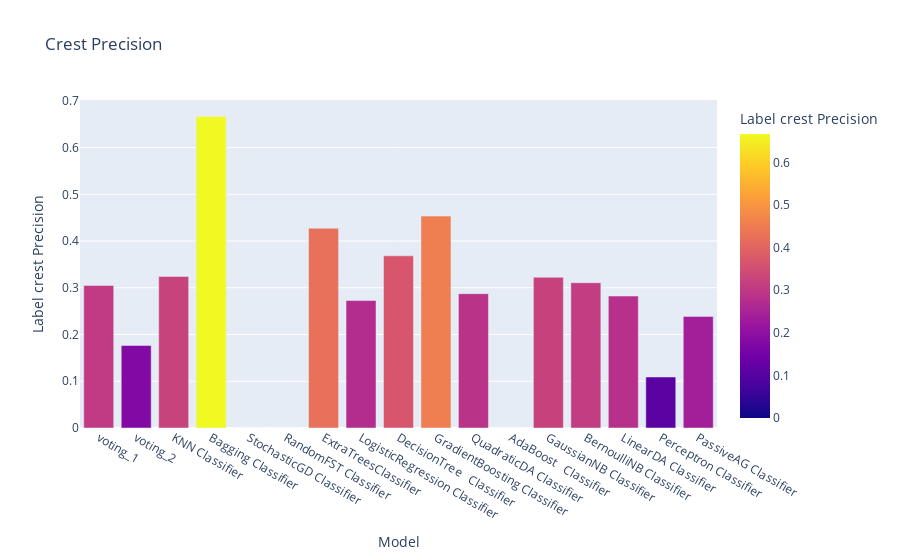

The notebook cell this image was saved under:
### Code cell
px.bar(data_frame=evaluation_df,x='Model',y='Label crest Precision',color='Label crest Precision',title='Crest Precision')

### Figure 1 — Plotly figure (JSON) as saved in the notebook; plotly's stock layout.template omitted (floating-point values rounded to 4 significant figures)
{"data": [{"alignmentgroup": "True", "hovertemplate": "Model=%{x}<br>Label crest Precision=%{marker.color}<extra></extra>", "legendgroup": "", "marker": {"color": [0.305, 0.1765, 0.3243, 0.6667, 0, 0, 0.4274, 0.2727, 0.3684, 0.4533, 0.2874, 0, 0.3225, 0.3108, 0.2823, 0.1091, 0.2388], "coloraxis": "coloraxis", "pattern": {"shape": ""}}, "name": "", "offsetgroup": "", "orientation": "v", "showlegend": false, "textposition": "auto", "type": "bar", "x": ["voting_1", "voting_2", "KNN Classifier", "Bagging Classifier", "StochasticGD Classifier", "RandomFST Classifier", "ExtraTreesClassifier", "LogisticRegression Classifier", "DecisionTree   Classifier", "GradientBoosting Classifier", "QuadraticDA Classifier", "AdaBoost   Classifier", "GaussianNB Classifier", "BernoulliNB Classifier", "LinearDA Classifier", "Perceptron Classifier", "PassiveAG Classifier"], "xaxis": "x", "y": [0.305, 0.1765, 0.3243, 0.6667, 0, 0, 0.4274, 0.2727, 0.3684, 0.4533, 0.2874, 0, 0.3225, 0.3108, 0.2823, 0.1091, 0.2388], "yaxis": "y"}], "layout": {"barmode": "relative", "coloraxis": {"colorbar": {"title": {"text": "Label crest Precision"}}, "colorscale": [[0, "#0d0887"], [0.1111, "#46039f"], [0.2222, "#7201a8"], [0.3333, "#9c179e"], [0.4444, "#bd3786"], [0.5556, "#d8576b"], [0.6667, "#ed7953"], [0.7778, "#fb9f3a"], [0.8889, "#fdca26"], [1, "#f0f921"]]}, "legend": {"tracegroupgap": 0}, "title": {"text": "Crest Precision"}, "xaxis": {"anchor": "y", "domain": [0, 1], "title": {"text": "Model"}}, "yaxis": {"anchor": "x", "domain": [0, 1], "title": {"text": "Label crest Precision"}}}}
